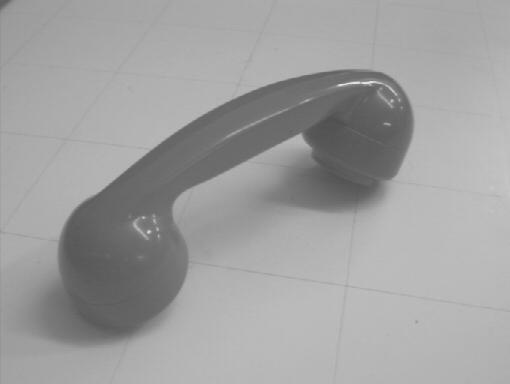
%> input picture Assignment 2/phone.jpg, 510 x 384 px
$ octave exercise1_assignment2c.m   (GNU Octave 9; MATLAB toolbox functions it lacks are replaced by stand-ins)
%> lines starting %> are read from the running program, lines starting %| are printed output that depends on the picture
% Histogram stretching is not the correct or more common way to call this
% kind of operation. Instead is better to call it Normalization that is a
% process that changes the range of pixel intensity values.
% Imagesc (Image with scaled color) as the complete name says
% automatically normalize the image, but it need a colormap

% Change the current folder to m file one
if(~isdeployed)
	cd(fileparts(which(mfilename)));
end
clc;	% Clear command window.
clear;	% Delete all variables.
close all;	% Close all figure windows except those created by imtool.
imtool close all;	% Close all figure windows created by imtool.
workspace;	% Make sure the workspace panel is showing.

A = imread('phone.jpg'); %Read image and converting to matrix
%> A is the input picture: size 384x510 uint8; min 79, max 234, mean 159.4

figure(1)
subplot(2,2,1); imshow(A); title('Original Image');
subplot(2,2,2); histogram(A,255); title('Original Histogram');
% Passing the matrix to the function and showing it
subplot(2,2,3); imshow(histstretch(A)); title('Stretched Histogram Image');
%> (this line was passed over: histstretch is not available in this run)
% Calculatin the histogram stretched
subplot(2,2,4); histogram(histstretch(A),255); title('Stretched Histogram');
%> (this line was passed over: histstretch is not available in this run)
%> after `title('Stretched Histogram')`:
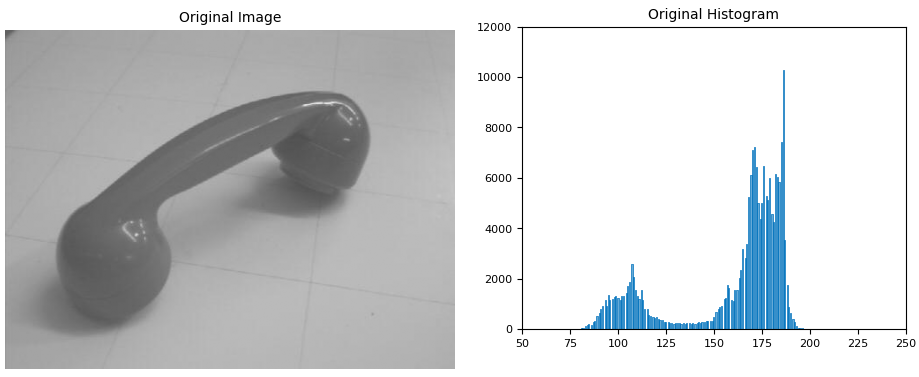
%> figure redrawn from the program's plot data, 2 panels

figure(2)
subplot(2,2,1); imshow(A); title('Original Image');
subplot(2,2,2); histogram(A,255); title('Original Histogram');
subplot(2,2,3); imagesc(A); colormap(gray); title('Imagesc auto-normalized Image');
%> after `title('Imagesc auto-normalized Image')`:
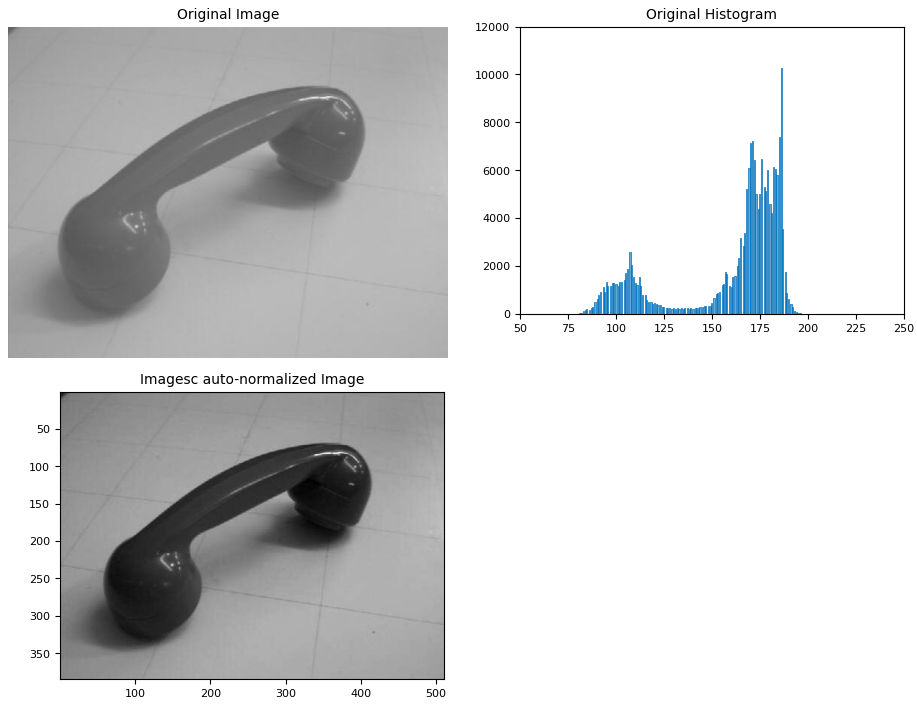
%> figure redrawn from the program's plot data, 3 panels
